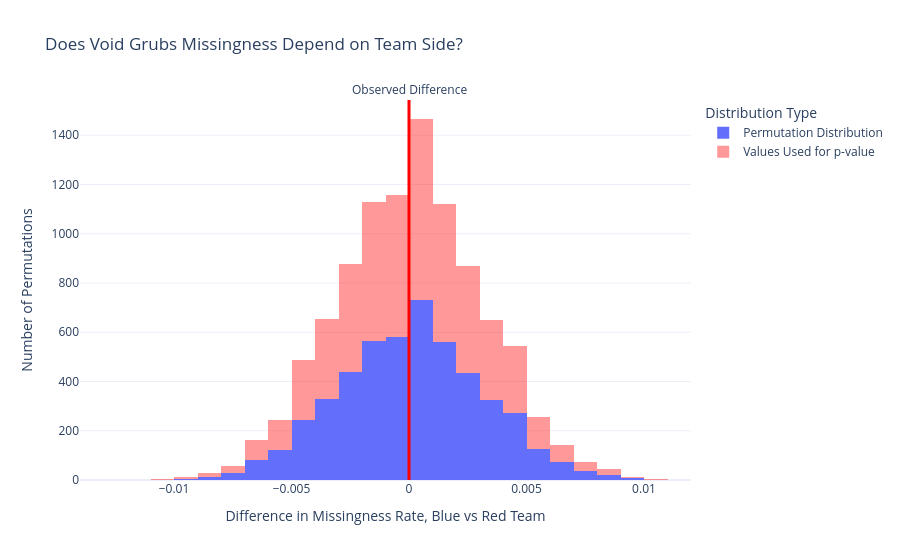

The cell this chart's notebook holds for it:
### Markdown cell above
The permutation test yields a large p-value, indicating no evidence that missingness of void_grubs depends on team side. This aligns with expectations, as side selection is unrelated to patch-level structural changes.

### Code cell
fig_side = px.histogram(
    perm_diffs_side,
    nbins=40,
    title="Does Void Grubs Missingness Depend on Team Side?",
    labels={"value": "Difference in Missingness Rate, Blue vs Red Team"}
)

fig_side.data[0].name = "Permutation Distribution"

fig_side.add_vline(
    x=obs_side_diff,
    line_color="red",
    line_width=3,
    annotation_text="Observed Difference",
    annotation_position="top"
)

## highlighting extreme values used for the p-value
extreme = [x for x in perm_diffs_side if abs(x) >= abs(obs_side_diff)]

fig_side.add_histogram(
    x=extreme,
    nbinsx=40,
    marker_color="rgba(255,0,0,0.4)",
    name="Values Used for p-value"
)

fig_side.update_layout(
    template="plotly_white",
    xaxis_title="Difference in Missingness Rate, Blue vs Red Team",
    yaxis_title="Number of Permutations",
    legend_title="Distribution Type"
)

fig_side.show()

### Figure 1 — Plotly figure (JSON) as saved in the notebook; plotly's stock layout.template omitted (floating-point values rounded to 4 significant figures; data arrays with more than 128 entries replaced by an {"elided": "..."} marker saying what was removed)
{"data": [{"bingroup": "x", "hovertemplate": "variable=0<br>Difference in Missingness Rate, Blue vs Red Team=%{x}<br>count=%{y}<extra></extra>", "legendgroup": "0", "marker": {"color": "#636efa", "pattern": {"shape": ""}}, "name": "Permutation Distribution", "nbinsx": 40, "orientation": "v", "showlegend": true, "type": "histogram", "x": {"elided": "5000 float values"}, "xaxis": "x", "yaxis": "y"}, {"marker": {"color": "rgba(255,0,0,0.4)"}, "name": "Values Used for p-value", "nbinsx": 40, "type": "histogram", "x": {"elided": "5000 float values"}}], "layout": {"annotations": [{"showarrow": false, "text": "Observed Difference", "x": 0, "xanchor": "center", "xref": "x", "y": 1, "yanchor": "bottom", "yref": "y domain"}], "barmode": "relative", "legend": {"title": {"text": "Distribution Type"}, "tracegroupgap": 0}, "shapes": [{"line": {"color": "red", "width": 3}, "type": "line", "x0": 0, "x1": 0, "xref": "x", "y0": 0, "y1": 1, "yref": "y domain"}], "title": {"text": "Does Void Grubs Missingness Depend on Team Side?"}, "xaxis": {"anchor": "y", "domain": [0, 1], "title": {"text": "Difference in Missingness Rate, Blue vs Red Team"}}, "yaxis": {"anchor": "x", "domain": [0, 1], "title": {"text": "Number of Permutations"}}}}
